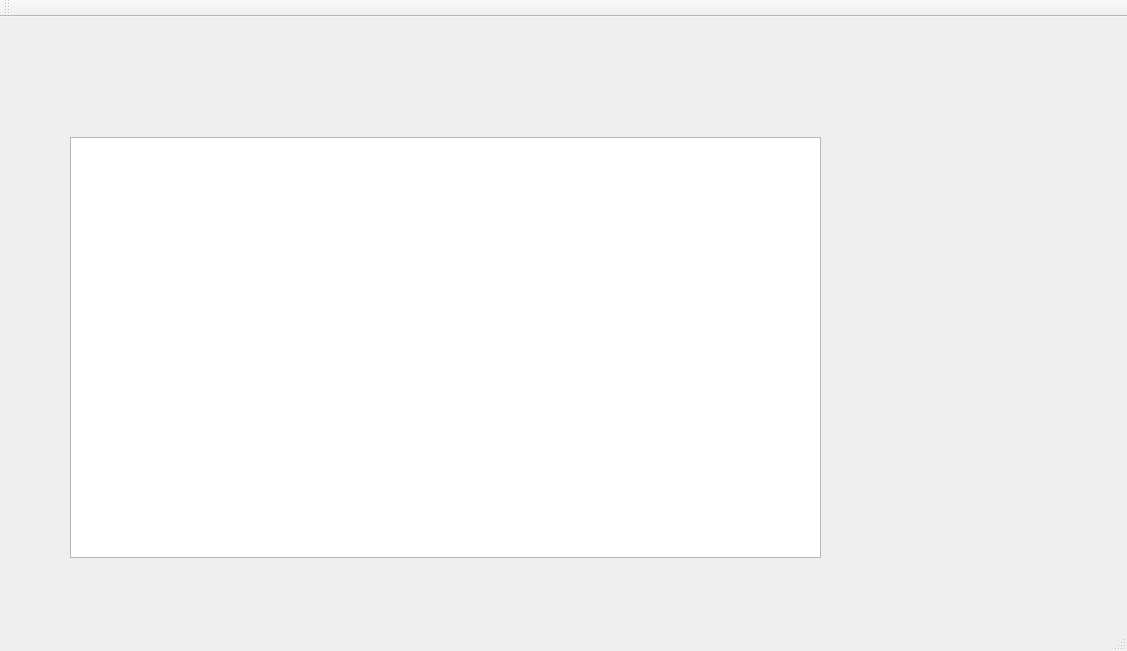
<?xml version="1.0" encoding="UTF-8"?>
<ui version="4.0">
 <class>MainWindow</class>
 <widget class="QMainWindow" name="MainWindow">
  <property name="geometry">
   <rect>
    <x>0</x>
    <y>0</y>
    <width>1127</width>
    <height>651</height>
   </rect>
  </property>
  <property name="windowTitle">
   <string>MainWindow</string>
  </property>
  <widget class="QWidget" name="centralWidget">
   <widget class="QTextEdit" name="textEdit">
    <property name="geometry">
     <rect>
      <x>70</x>
      <y>120</y>
      <width>751</width>
      <height>421</height>
     </rect>
    </property>
   </widget>
  </widget>
  <widget class="QMenuBar" name="menuBar">
   <property name="geometry">
    <rect>
     <x>0</x>
     <y>0</y>
     <width>1127</width>
     <height>30</height>
    </rect>
   </property>
  </widget>
  <widget class="QToolBar" name="mainToolBar">
   <attribute name="toolBarArea">
    <enum>TopToolBarArea</enum>
   </attribute>
   <attribute name="toolBarBreak">
    <bool>false</bool>
   </attribute>
  </widget>
  <widget class="QStatusBar" name="statusBar"/>
 </widget>
 <layoutdefault spacing="6" margin="11"/>
 <resources/>
 <connections/>
</ui>
